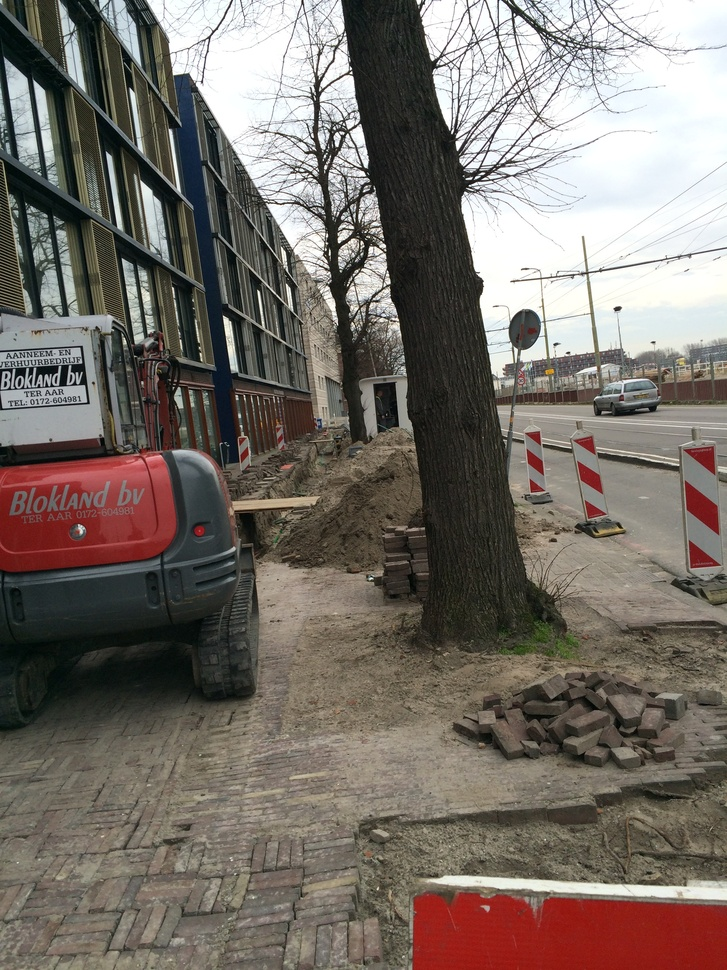
#> input picture database/agi_r_xx_n_m_bouwen.jpg, 727 x 970 px, shrunk from 2448 x 3264 before the run
$ python -i harris.py   (imports and definitions only)
#> lines starting #> are read from the running program, lines starting #| are printed output that depends on the picture
from numpy import *
from pylab import *
from scipy.ndimage import filters

def compute_harris_response(im,sigma=5):
    """ Compute the Harris corner detector response function for each pixel in a graylevel image. """
    # derivatives
    imx = zeros(im.shape)
    filters.gaussian_filter(im, (sigma,sigma), (0,1), imx)
    imy = zeros(im.shape)
    filters.gaussian_filter(im, (sigma,sigma), (1,0), imy)
    # compute components of the Harris matrix
    Wxx = filters.gaussian_filter(imx*imx,sigma)
    Wxy = filters.gaussian_filter(imx*imy,sigma)
    Wyy = filters.gaussian_filter(imy*imy,sigma)
    # determinant and trace
    Wdet = Wxx*Wyy - Wxy**2
    Wtr = Wxx + Wyy
    return Wdet / Wtr

# [95 lines left out: functions get_harris_points, plot_harris_points, get_descriptors, match, match_twosided, appendimages and 1 more, not called in this run]

>>> import cv2
>>> picture = cv2.imread('database/agi_r_xx_n_m_bouwen.jpg', cv2.IMREAD_GRAYSCALE)
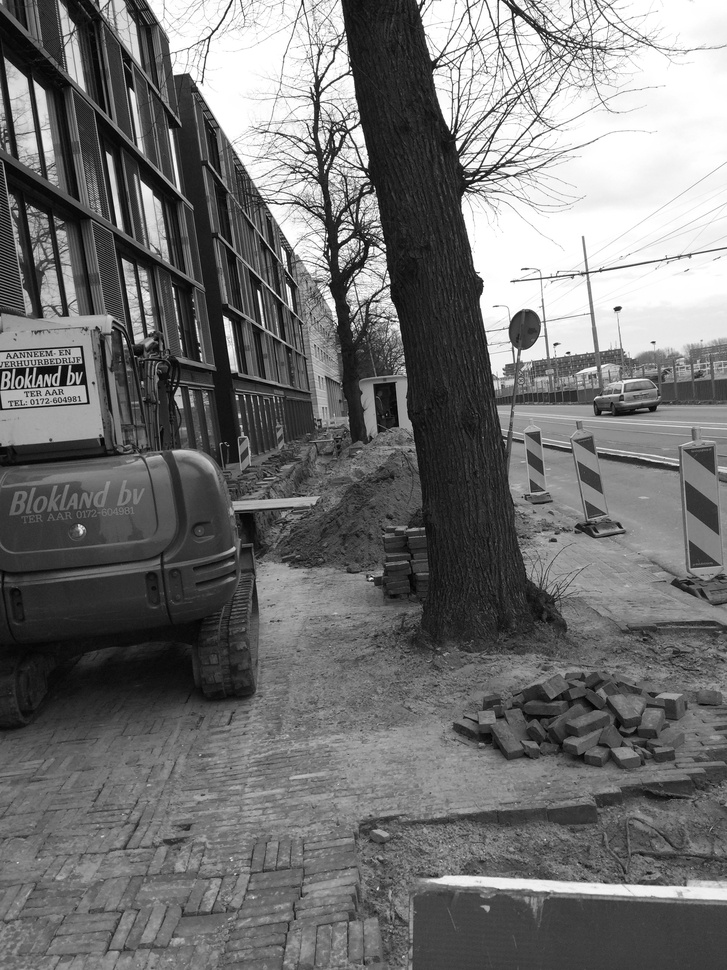
#> picture: shape (970, 727); min 0, max 255, mean 113.1
>>> result = compute_harris_response(picture)
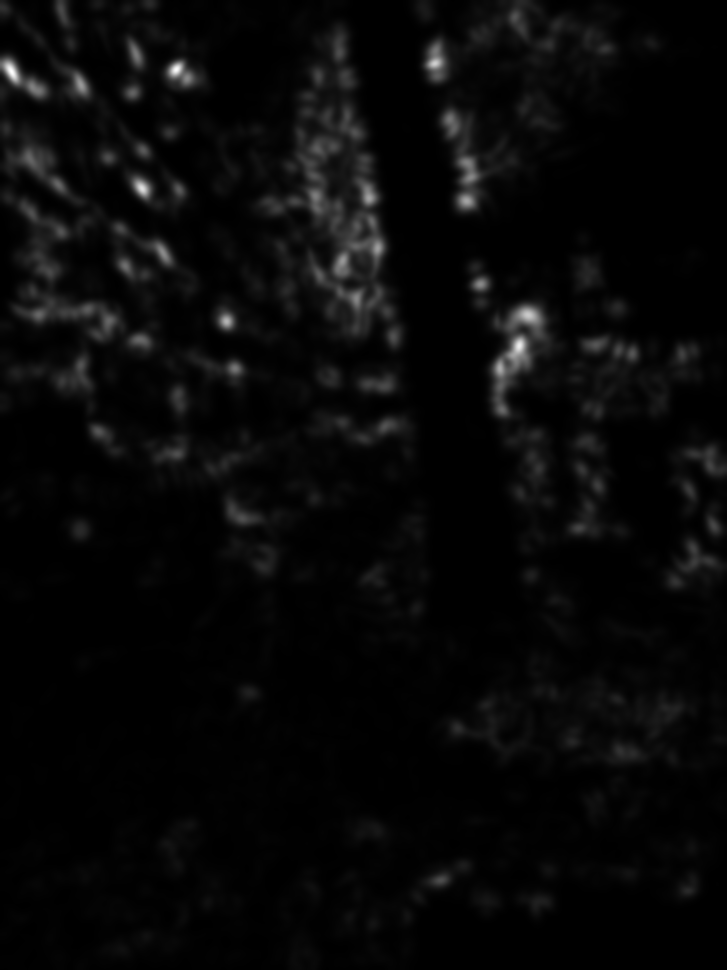
#> result: shape (970, 727) float64; min 0.000139, max 17.57, mean 0.578; drawn with min black and max white

$ run again, on database/agi_r_xx_n_m_virgiel.jpg
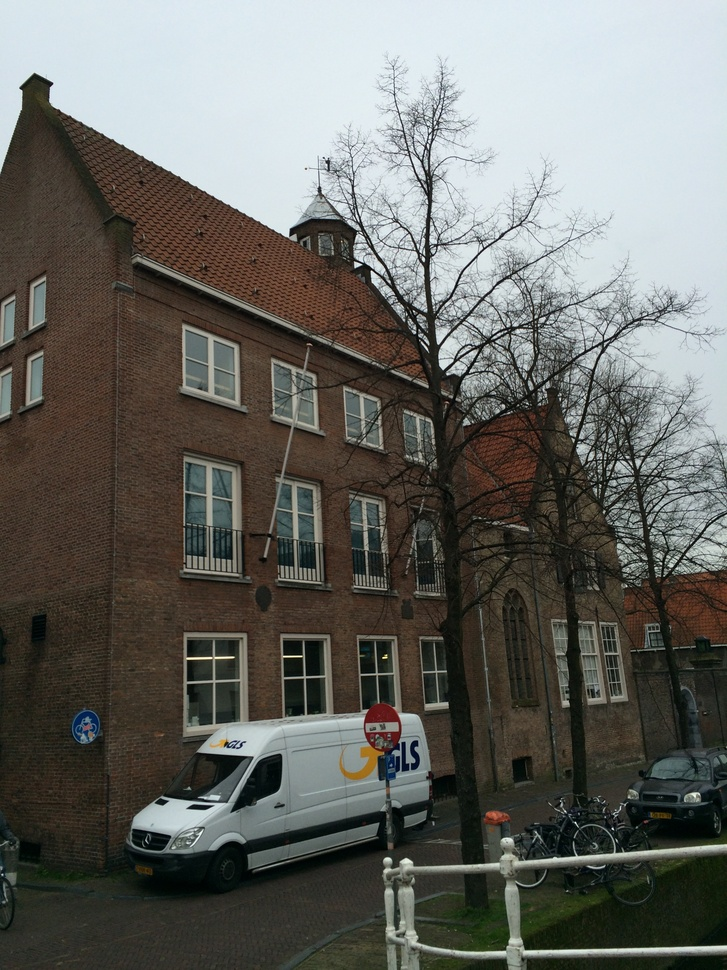
#> input picture database/agi_r_xx_n_m_virgiel.jpg, 727 x 970 px, shrunk from 2448 x 3264 before the run
#> `picture = cv2.imread('database/agi_r_xx_n_m_bouwen.jpg', cv2.IMREAD_GR..`:
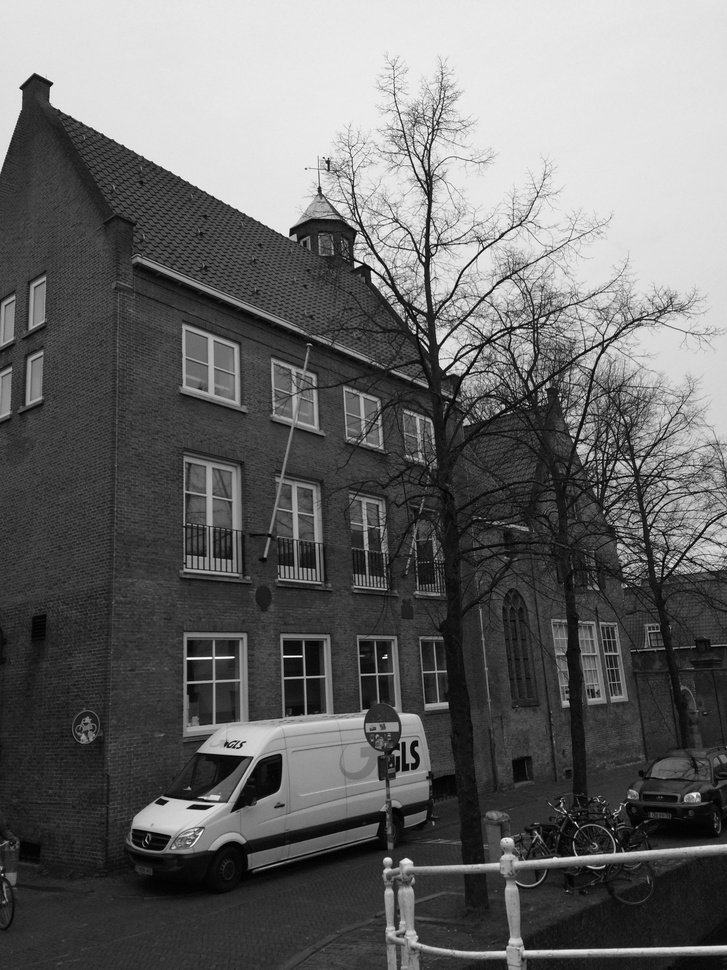
#> picture: shape (970, 727); min 0, max 255, mean 103.2
#> `result = compute_harris_response(picture)`:
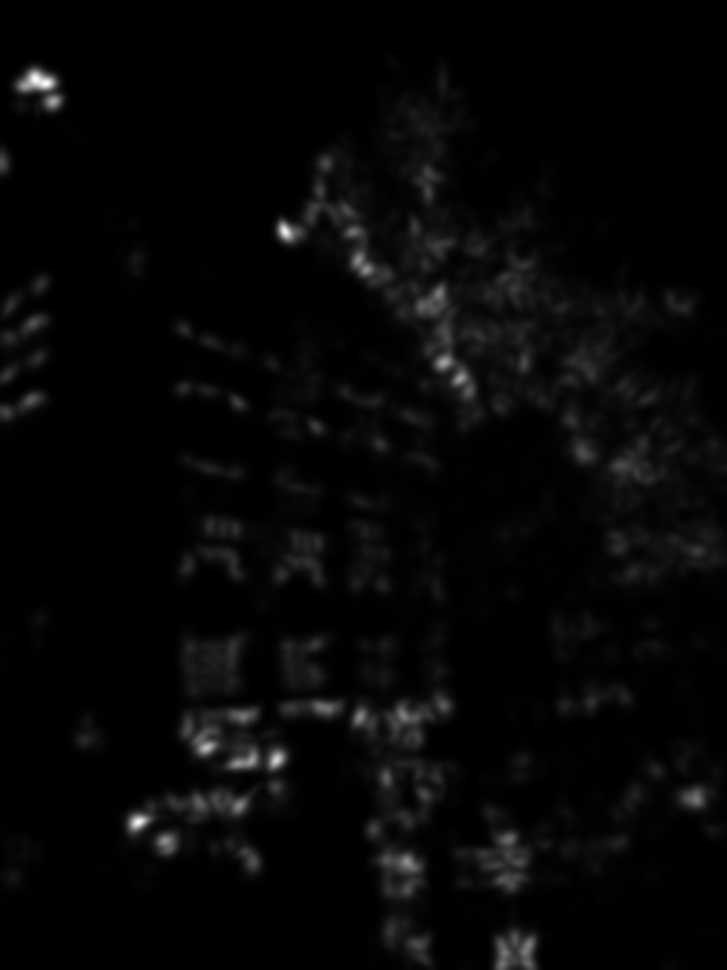
#> result: shape (970, 727) float64; min 1.47e-05, max 16.96, mean 0.449; drawn with min black and max white

$ run again, on database/agi_r_xx_n_w_canal.jpg
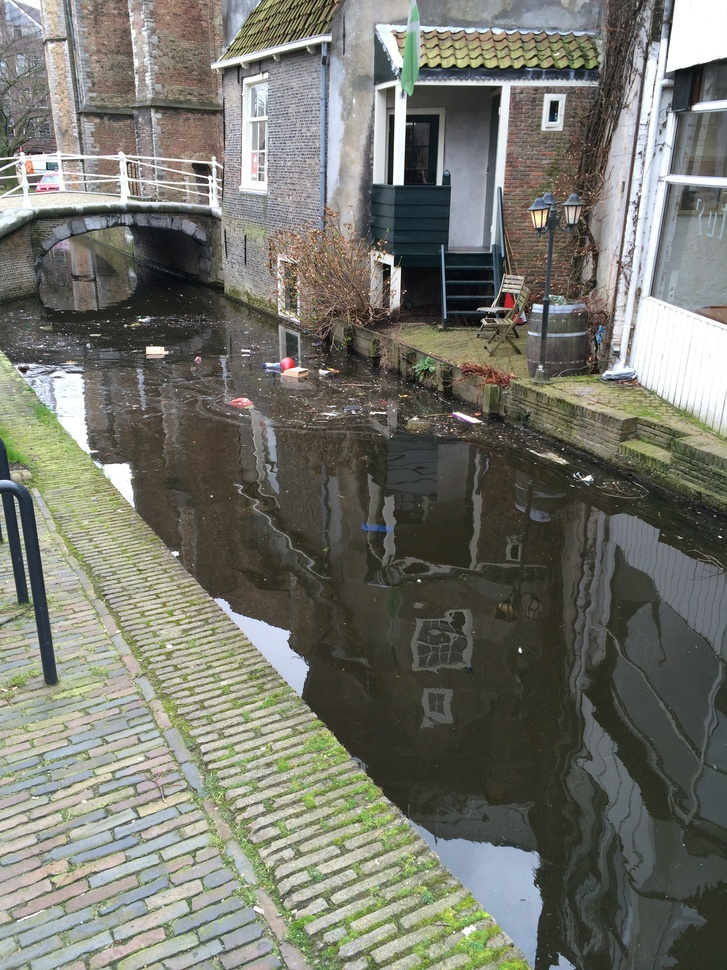
#> input picture database/agi_r_xx_n_w_canal.jpg, 727 x 970 px, shrunk from 2448 x 3264 before the run
#> `picture = cv2.imread('database/agi_r_xx_n_m_bouwen.jpg', cv2.IMREAD_GR..`:
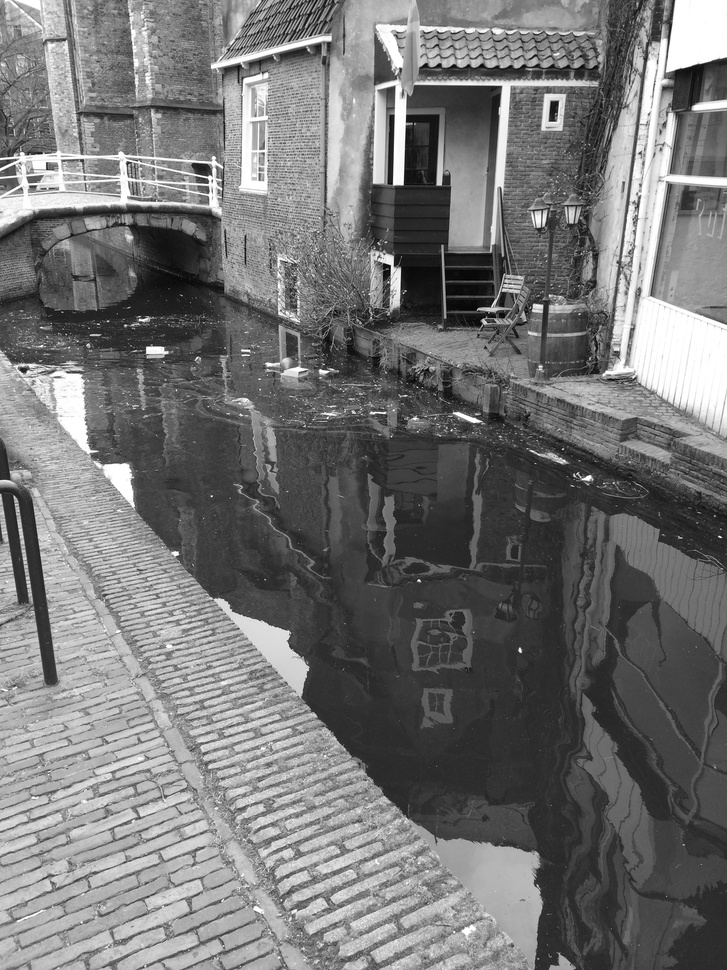
#> picture: shape (970, 727); min 0, max 255, mean 116.5
#> `result = compute_harris_response(picture)`:
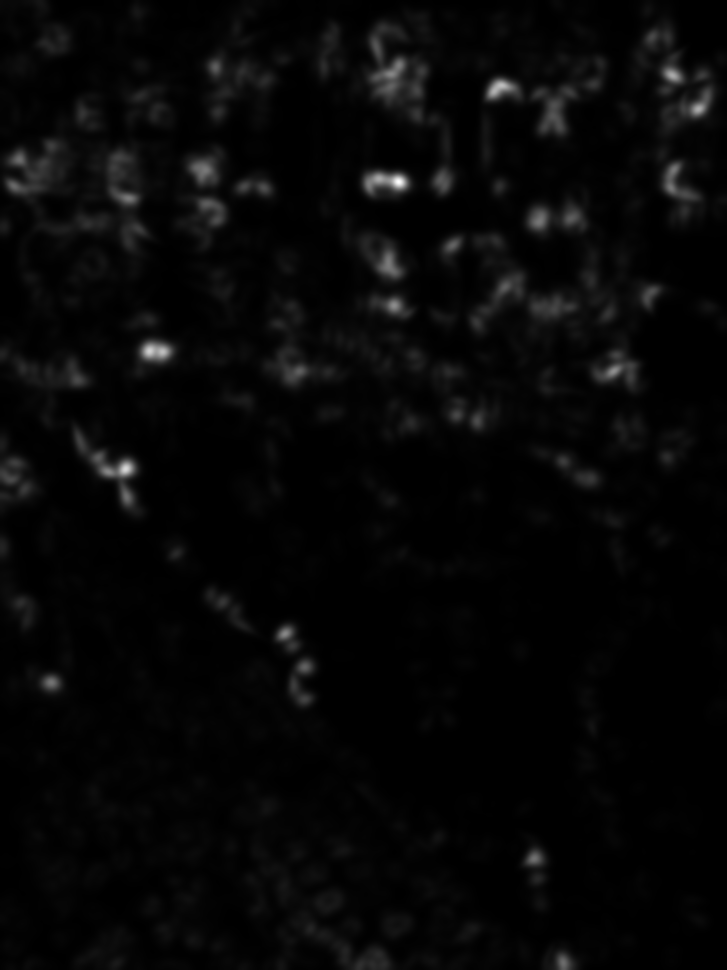
#> result: shape (970, 727) float64; min 2.48e-05, max 19.78, mean 0.555; drawn with min black and max white
